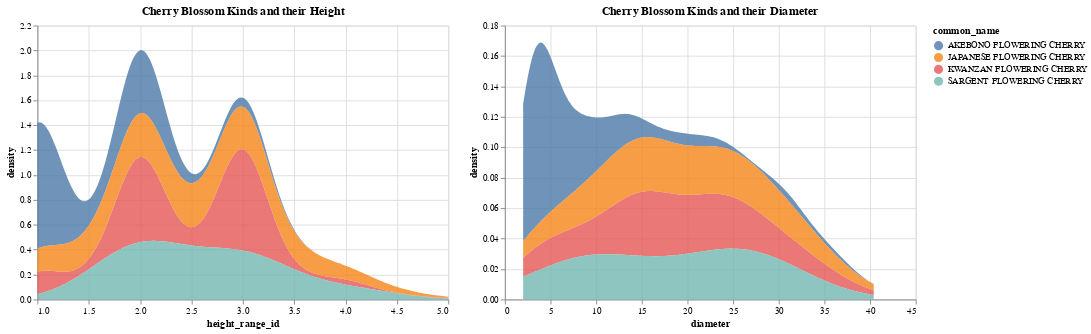

The code cell stored with this chart in its notebook:
### Markdown cell above
Here is a rank of streets by the number of trees planted on them with the highest being on the bottom. I guess I should take my wife for a walk along West 16th avenue! But perhaps whe shouldn't just look at the count of trees, maybe bigger the tree the more blossom and pink!

## Question 3. Which cherry blossom tree are bigger in general

First we look at the diameter of the trees and then the height via height_range_id. A high value for both could mean a nice lush canopy.

### Code cell
filtered_cherry_df = cherry_df[['common_name', 'height_range_id', 'diameter']]

click2 = alt.selection_single(fields=['common_name'], bind='legend')
diameter_plot = alt.Chart(filtered_cherry_df).transform_density(
    'diameter',
    groupby=['common_name'],
    as_=['diameter','density']).mark_area(opacity=0.5).encode(
    alt.X('diameter'),
    alt.Y('density:Q'),
    color='common_name:N',
    opacity=alt.condition(click2, alt.value(0.8), alt.value(0.05))).add_selection(click2).properties(title='Cherry Blossom Kinds and their Diameter', width=450)

height_plot = alt.Chart(filtered_cherry_df).transform_density(
    'height_range_id',
    groupby=['common_name'],
    as_=['height_range_id','density']).mark_area(opacity=0.5).encode(
    alt.X('height_range_id'),
    alt.Y('density:Q'),
    color='common_name:N',
    opacity=alt.condition(click2, alt.value(0.8), alt.value(0.05))).add_selection(click2).properties(title='Cherry Blossom Kinds and their Height', width=450)

density = (height_plot | diameter_plot)
density

### Figure 1 — Vega-Lite specification as saved in the notebook (floating-point values rounded to 4 significant figures; data arrays with more than 128 entries replaced by an {"elided": "..."} marker saying what was removed)
{"config": {"view": {"continuousWidth": 400, "continuousHeight": 300}}, "hconcat": [{"mark": {"type": "area", "opacity": 0.5}, "encoding": {"color": {"type": "nominal", "field": "common_name"}, "opacity": {"condition": {"value": 0.8, "selection": "selector002"}, "value": 0.05}, "x": {"type": "quantitative", "field": "height_range_id"}, "y": {"type": "quantitative", "field": "density"}}, "selection": {"selector002": {"type": "single", "fields": ["common_name"], "bind": "legend"}}, "title": "Cherry Blossom Kinds and their Height", "transform": [{"density": "height_range_id", "groupby": ["common_name"], "as": ["height_range_id", "density"]}], "width": 450}, {"mark": {"type": "area", "opacity": 0.5}, "encoding": {"color": {"type": "nominal", "field": "common_name"}, "opacity": {"condition": {"value": 0.8, "selection": "selector002"}, "value": 0.05}, "x": {"type": "quantitative", "field": "diameter"}, "y": {"type": "quantitative", "field": "density"}}, "selection": {"selector002": {"type": "single", "fields": ["common_name"], "bind": "legend"}}, "title": "Cherry Blossom Kinds and their Diameter", "transform": [{"density": "diameter", "groupby": ["common_name"], "as": ["diameter", "density"]}], "width": 450}], "data": {"name": "data-08a44e36c0e033587349b45c2fb4a444"}, "$schema": "https://vega.github.io/schema/vega-lite/v4.8.1.json", "datasets": {"data-08a44e36c0e033587349b45c2fb4a444": {"elided": "492 records"}}}
